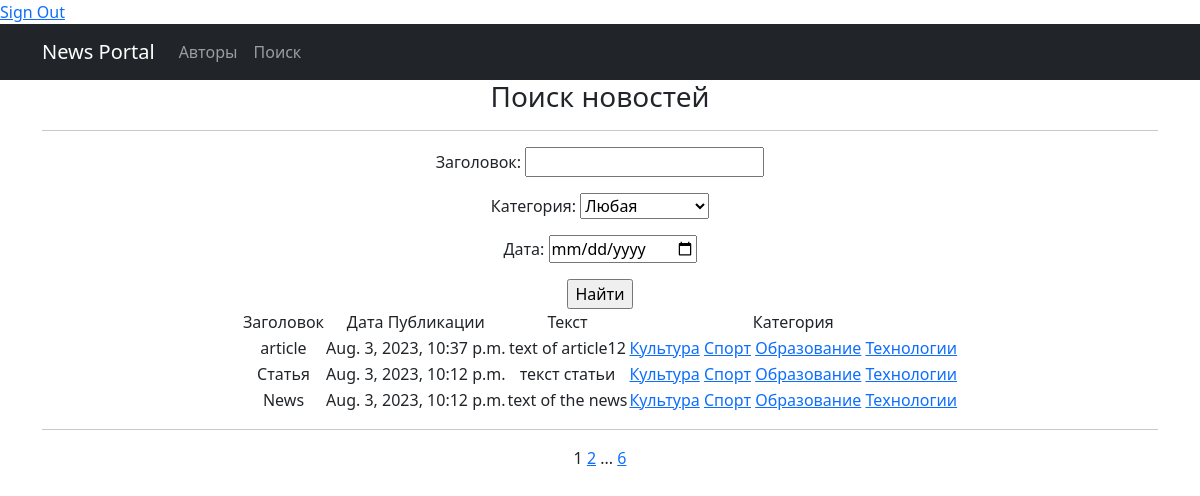
Screenshot of /news/search/ (signed in) with the database file from the repository.
### newapp/models.py (models this page shows, shortened)
class Post(models.Model):
    author = models.ForeignKey(Author, on_delete=models.CASCADE)
    NEWS = 'NW'
    ARTICLE = 'AT'
    CATEGORY_CHOICES = (
        (NEWS, 'Новость'),
        (ARTICLE, 'Статья'),
    )
    categoryType = models.CharField(max_length=2, choices=CATEGORY_CHOICES, default=ARTICLE)
    dateCreation = models.DateTimeField(auto_now_add=True)
    postCategory = models.ManyToManyField(Category, through='PostCategory')
    title = models.CharField(max_length=128)
    text = models.TextField()
    rating = models.SmallIntegerField(default=0)

class Category(models.Model):
    name = models.CharField(max_length=64, unique=True)
    subscribers = models.ManyToManyField(User, related_name='categories')
    def __str__(self):
        return self.name.title()

### newapp/views.py (the view)
# urls.py: path('search/', PostSearch.as_view(), name='post_search'),
class PostSearch(ListView):
    model = Post
    context_object_name = 'Posts'
    template_name = 'search.html'
    ordering = '-dateCreation'
    paginate_by = 3
    def get_queryset(self):
        queryset = super().get_queryset()
        self.filterset = PostFilter(self.request.GET, queryset)
        return self.filterset.qs
    def get_context_data(self, **kwargs):
        context = super().get_context_data(**kwargs)
        context['filterset'] = self.filterset
        return context

### newapp/templatetags/censor.py (called while the page is built)
@register.filter()
def censor(value):
    words_to_censor = ['редиска', 'капустка', 'картошка']
    if not isinstance(value, str):
        raise ValueError("Значение должно быть строкой")
    for word in words_to_censor:
        value = value.replace(word, word[0] + '*' * len(word))
    return mark_safe(value)

### newapp/templatetags/custom_tags.py (called while the page is built)
@register.simple_tag(takes_context=True)
def url_replace(context, **kwargs):
   d = context['request'].GET.copy()
   for k, v in kwargs.items():
       d[k] = v
   return d.urlencode()

### templates/search.html (shortened to what this page needs)
{% extends 'flatpages/default.html' %}
{% load censor %}
{% load custom_tags %}
{% block content %}
<h3>Поиск новостей</h3>
<hr>
   <form action="" method="get" style="margin-right: 0px">
       {{ filterset.form.as_p }}
       <input type="submit" value="Найти" />
   </form>
    {% if Posts %}
        <table align="center">
            <tr>
                <td>Заголовок</td>
                <td>Дата Публикации</td>
                <td>Текст</td>
                <td>Категория</td>
            </tr>
            {% for post in Posts %}
            <tr>
                <td>{{ post.title|censor }}</td>
                <td>{{ post.dateCreation }}</td>
                <td>{{ post.text|truncatechars:20|censor }}</td>
                <td>
                    {% for cat in post.postCategory.all %}
                        <a href="{% url 'category_list' cat.id %}">{{ cat.name }}</a>
                    {% endfor %}
                </td>
            </tr>
            {% endfor %}
        </table>
    {% else %}
       <h2>Новостей нет</h2>
    {% endif %}
<hr>
   {{ page_obj.number }}
   {% if page_obj.has_next %}
       <a href="?{% url_replace page=page_obj.next_page_number %}">{{ page_obj.next_page_number }}</a>
       {% if paginator.num_pages != page_obj.next_page_number %}
           ...
           <a href="?{% url_replace page=page_obj.paginator.num_pages %}">{{ page_obj.paginator.num_pages }}</a>
       {% endif %}
   {% endif %}
{% endblock content %}

### rows the page displays
Post: title|censor "article", dateCreation "Aug. 3, 2023, 10:37 p.m.", text|censor "text of article12"
Category: name "Культура"
Category: name "Спорт"
Category: name "Образование"
Category: name "Технологии"
Post: title|censor "Статья", dateCreation "Aug. 3, 2023, 10:12 p.m.", text|censor "текст статьи"
Post: title|censor "News", dateCreation "Aug. 3, 2023, 10:12 p.m.", text|censor "text of the news"

### other values shown
{{ page_obj.number }} "1"
{{ page_obj.next_page_number }} "2"
{{ page_obj.paginator.num_pages }} "6"
